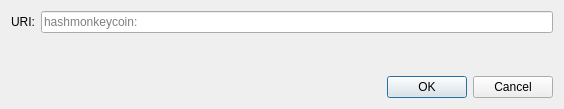
<?xml version="1.0" encoding="UTF-8"?>
<ui version="4.0">
 <class>OpenURIDialog</class>
 <widget class="QDialog" name="OpenURIDialog">
  <property name="geometry">
   <rect>
    <x>0</x>
    <y>0</y>
    <width>564</width>
    <height>109</height>
   </rect>
  </property>
  <property name="windowTitle">
   <string>Open URI</string>
  </property>
  <layout class="QVBoxLayout" name="verticalLayout">
   <item>
    <layout class="QHBoxLayout" name="horizontalLayout">
     <item>
      <widget class="QLabel" name="label">
       <property name="text">
        <string>URI:</string>
       </property>
      </widget>
     </item>
     <item>
      <widget class="QValidatedLineEdit" name="uriEdit">
       <property name="placeholderText">
        <string notr="true">hashmonkeycoin:</string>
       </property>
      </widget>
     </item>
    </layout>
   </item>
   <item>
    <spacer name="verticalSpacer">
     <property name="orientation">
      <enum>Qt::Vertical</enum>
     </property>
     <property name="sizeHint" stdset="0">
      <size>
       <width>20</width>
       <height>40</height>
      </size>
     </property>
    </spacer>
   </item>
   <item>
    <widget class="QDialogButtonBox" name="buttonBox">
     <property name="orientation">
      <enum>Qt::Horizontal</enum>
     </property>
     <property name="standardButtons">
      <set>QDialogButtonBox::Cancel|QDialogButtonBox::Ok</set>
     </property>
    </widget>
   </item>
  </layout>
 </widget>
 <customwidgets>
  <customwidget>
   <class>QValidatedLineEdit</class>
   <extends>QLineEdit</extends>
   <header>qt/qvalidatedlineedit.h</header>
  </customwidget>
 </customwidgets>
 <resources/>
 <connections>
  <connection>
   <sender>buttonBox</sender>
   <signal>accepted()</signal>
   <receiver>OpenURIDialog</receiver>
   <slot>accept()</slot>
   <hints>
    <hint type="sourcelabel">
     <x>248</x>
     <y>254</y>
    </hint>
    <hint type="destinationlabel">
     <x>157</x>
     <y>274</y>
    </hint>
   </hints>
  </connection>
  <connection>
   <sender>buttonBox</sender>
   <signal>rejected()</signal>
   <receiver>OpenURIDialog</receiver>
   <slot>reject()</slot>
   <hints>
    <hint type="sourcelabel">
     <x>316</x>
     <y>260</y>
    </hint>
    <hint type="destinationlabel">
     <x>286</x>
     <y>274</y>
    </hint>
   </hints>
  </connection>
 </connections>
</ui>
